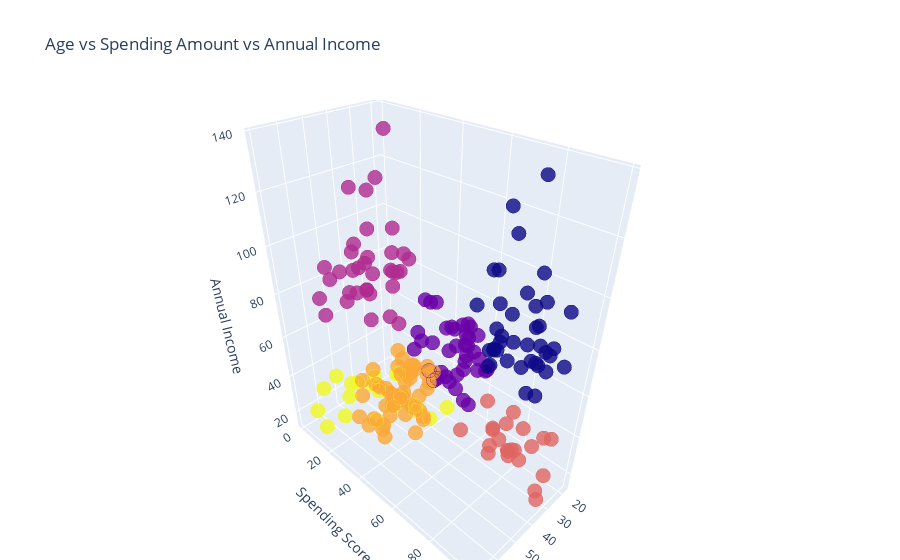

Notebook code for this chart:
### Markdown cell above
### The above plot is a 3d scatter plot where we can't find which marker is defined to which varaible. So, in that case I came up with "iplot" which is interactive plot where you can hover onthe marker and it shows the information with the variables by using a line.

### Code cell
ipl = go.Scatter3d(
    x= cluster_final['Age'],
    y= cluster_final['Spending Score (1-100)'],
    z= cluster_final['Annual Income (k$)'],
    mode='markers',
     marker=dict(
        color = cluster_final['cluster_6'], 
        size= 5,
        line=dict(
            color= cluster_final['cluster_6'],
            width= 15
        ),
        opacity=0.8
         
     )
)
cluster_final1 = [ipl]

layout = go.Layout(
    title = 'Age vs Spending Amount vs Annual Income',
    margin=dict(l=0,r=50,b=0,t=100),
    scene = dict(
            xaxis = dict(title  = 'Age'),
            yaxis = dict(title  = 'Spending Score'),
            zaxis = dict(title  = 'Annual Income')
        )
)

fig = go.Figure(data = cluster_final1, layout = layout)
py.iplot(fig)

### Figure 1 — Plotly figure (JSON) as saved in the notebook; plotly's stock layout.template omitted (floating-point values rounded to 4 significant figures; data arrays with more than 128 entries replaced by an {"elided": "..."} marker saying what was removed)
{"data": [{"marker": {"color": {"elided": "200 int values"}, "line": {"color": {"elided": "200 int values"}, "width": 15}, "opacity": 0.8, "size": 5}, "mode": "markers", "type": "scatter3d", "x": {"elided": "200 int values"}, "y": {"elided": "200 int values"}, "z": {"elided": "200 int values"}}], "layout": {"margin": {"b": 0, "l": 0, "r": 50, "t": 100}, "scene": {"xaxis": {"title": {"text": "Age"}}, "yaxis": {"title": {"text": "Spending Score"}}, "zaxis": {"title": {"text": "Annual Income"}}}, "title": {"text": "Age vs Spending Amount vs Annual Income"}}}
